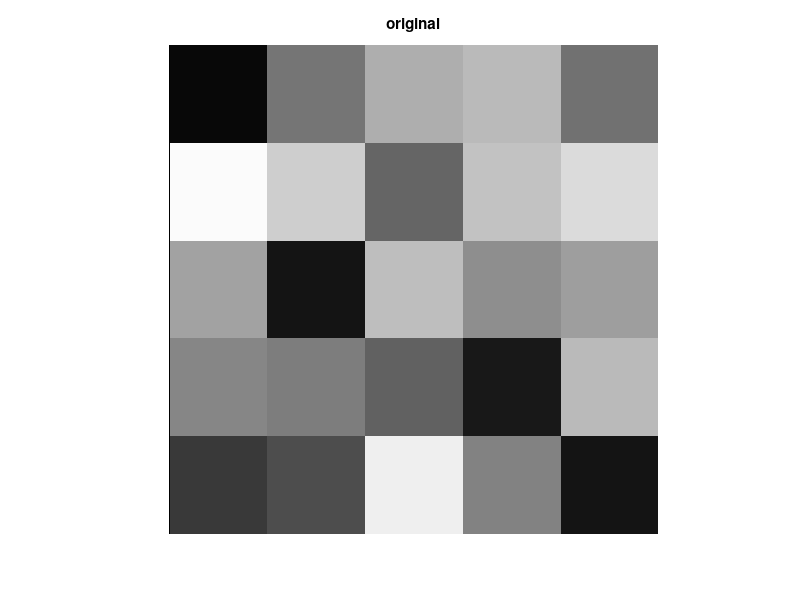
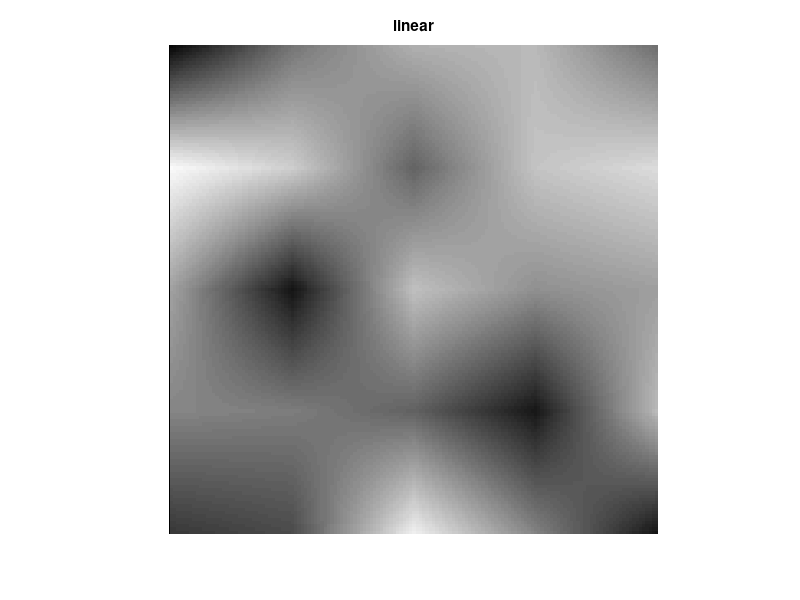
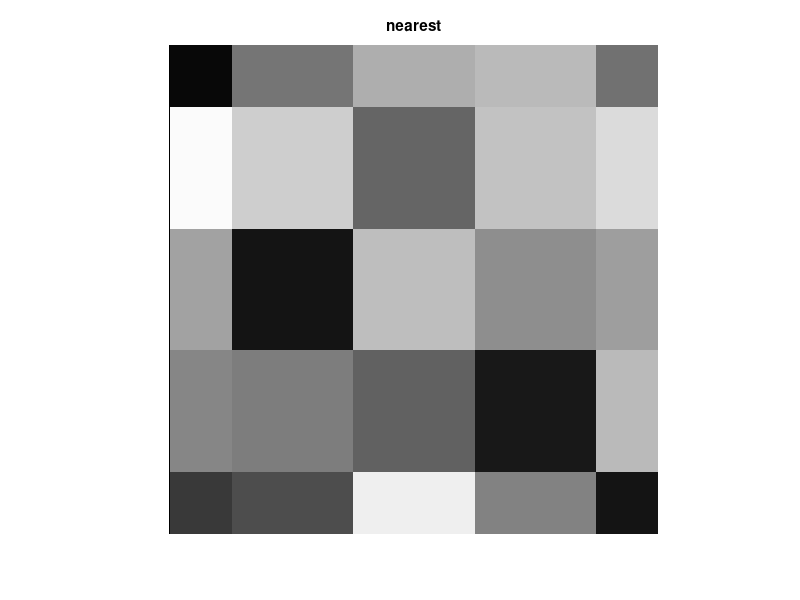
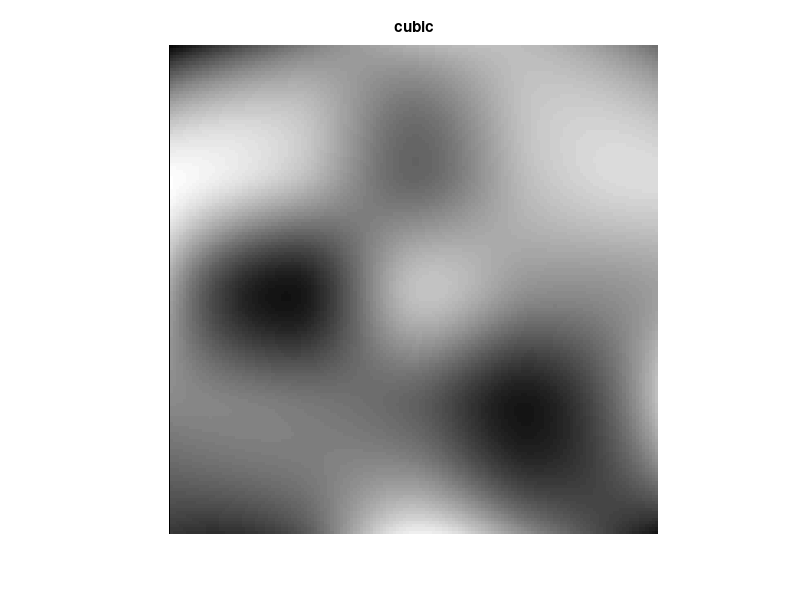

These figures' MATLAB source, in order: (Note: this script raises an error after producing the figures.)
% Q2
m = 5; % example image size
pic = rand(m,m);
s = 30;
[m, n] = size(pic);
[X,Y] = meshgrid(1:m); 
[XI,YI] = meshgrid(linspace(1,m,s*m-1));
figure(1)
imshow(pic,[0,1])
title('original')
figure(2)
pic_linear =interp2(X,Y,pic,XI,YI,'linear');
imshow(pic_linear,[0,1])
title('linear')
figure(3)
pic_nearest =interp2(X,Y,pic,XI,YI,'nearest');
imshow(pic_nearest,[0,1])
title('nearest')
figure(4)
pic_cubic =interp2(X,Y,pic,XI,YI,'cubic');
imshow(pic_cubic,[0,1])
title('cubic')
figure(5)
pic_spline =interp2(X,Y,pic,XI,YI,'spline');
imshow(pic_spline,[0,1])
title('spline')


%3
clear

%%
load geost_dat.mat
x2 = x
y2 = y
z2 = z
y2(150) = 0
x2(150) = 200
z2(150) = 7.5
%%
figure(6)
plot(x,y,'.')

%%
min(z)
max(z)

%%
figure(7)
histogram(z)
skewness(z)
kurtosis(z)

%%
[X1,X2] = meshgrid(x);
[Y1,Y2] = meshgrid(y);
[Z1,Z2] = meshgrid(z);

%%
D = sqrt((X1 - X2).^2 + (Y1 - Y2).^2);

%%
G = 0.5*(Z1 - Z2).^2;

%%

indx = 1:length(z);
[C,R] = meshgrid(indx);
I = R > C;

%%
figure(8)
plot(D(I),G(I),'.' )
xlabel('lag distance')
ylabel('variogram')

%%
D2 = D.*(diag(x*NaN)+1);
lag = mean(min(D2))

%%
hmd = max(D(:))/2

%%
max_lags = floor(hmd/lag)

%%
LAGS = ceil(D/lag);

%%
for i = 1 : max_lags
 SEL = (LAGS == i);
 DE(i) = mean(mean(D(SEL)));
 PN(i) = sum(sum(SEL == 1))/2;
 GE(i) = mean(mean(G(SEL)));
end

%%
figure(9)
plot(DE,GE,'.' )
var_z = var(z);
b = [0 max(DE)];
c = [var_z var_z];
hold on

%%
plot(b,c, '--r')
yl = 1.1 * max(GE);
ylim([0 yl])
xlabel('Averaged distance between observations')
ylabel('Averaged semivariance')
hold off

%%
figure(10)
plot(DE,GE,'o','MarkerFaceColor',[.6 .6 .6])
var_z = var(z);
b = [0 max(DE)];
c = [var_z var_z];
hold on
plot(b,c,'--r')
xlim(b)
yl = 1.1*max(GE);
ylim([0 yl])

%%
nugget = 0;
sill = 0.803;
range = 45.9;
lags = 0:max(DE);
Gsph = nugget + (sill*(1.5*lags/range - 0.5*(lags/...
 range).^3).*(lags<=range) + sill*(lags>range));
plot(lags,Gsph,':g')

%%
nugget = 0.0239;
sill = 0.78;
range = 45;
Gexp = nugget + sill*(1 - exp(-3*lags/range));
plot(lags,Gexp,'-.b')

%%
nugget = 0.153;
slope = 0.0203;
Glin = nugget + slope*lags;
plot(lags,Glin,'-m')
xlabel('Distance between observations')
ylabel('Semivariance')
legend('Variogram estimator','Population variance',...
'Sperical model','Exponential model','Linear model')
hold off

%%
G_mod = (nugget + sill*(1 - exp(-3*D/range))).*(D>0);

%%
n = length(x);
G_mod(:,n+1) = 1;
G_mod(n+1,:) = 1;
G_mod(n+1,n+1) = 0;

%%
G_inv = inv(G_mod);

%%
R = 0 : 5 : 200;
[Xg1,Xg2] = meshgrid(R,R);

%%
Xg = reshape(Xg1,[],1);
Yg = reshape(Xg2,[],1);

%%
Zg = Xg * NaN;
s2_k = Xg * NaN;

%%
for k = 1 : length(Xg)
 DOR = ((x - Xg(k)).^2 + (y - Yg(k)).^2).^0.5;
 G_R = (nugget + sill*(1 - exp(-3*DOR/range))).*(DOR>0);
 G_R(n+1) = 1;
 E = G_inv * G_R;
 Zg(k) = sum(E(1:n,1).*z);
 s2_k(k) = sum(E(1:n,1).*G_R(1:n,1))+E(n+1,1);
end

%%
r = length(R);
Z = reshape(Zg,r,r);
SK = reshape(s2_k,r,r);

%%
figure(11)
subplot(1,2,1)
h = pcolor(Xg1,Xg2,Z);
set(h,'LineStyle','none')
axis equal
ylim([0 200])
title('Kriging Estimate')
xlabel('x-Coordinates')
ylabel('y-Coordinates')
colormap(jet)
colorbar
subplot(1,2,2)
h = pcolor(Xg1,Xg2,SK);
set(h,'LineStyle','none')
axis equal
ylim([0 200])
title('Kriging Variance')
xlabel('x-Coordinates')
ylabel('y-Coordinates')
colormap(jet)
colorbar
hold on
plot(x,y,'ok')
hold off


%3%%%%%%%%%%%%%%%%%%%%%%%%%%%%%%% plotting difference with added value
%%
load geost_dat.mat

y(150) = 0
x(150) = 200
z(150) = 7.5


%%
min(z)
max(z)


%%
[X1,X2] = meshgrid(x);
[Y1,Y2] = meshgrid(y);
[Z1,Z2] = meshgrid(z);

%%
D = sqrt((X1 - X2).^2 + (Y1 - Y2).^2);

%%
G = 0.5*(Z1 - Z2).^2;

%%

indx = 1:length(z);
[C,R] = meshgrid(indx);
I = R > C;

%%


%%
D2 = D.*(diag(x*NaN)+1);
lag = mean(min(D2))

%%
hmd = max(D(:))/2

%%
max_lags = floor(hmd/lag)

%%
LAGS = ceil(D/lag);

%%
for i = 1 : max_lags
 SEL = (LAGS == i);
 DE(i) = mean(mean(D(SEL)));
 PN(i) = sum(sum(SEL == 1))/2;
 GE(i) = mean(mean(G(SEL)));
end

%%
figure(9)
plot(DE,GE,'.' )
var_z = var(z);
b = [0 max(DE)];
c = [var_z var_z];
hold on

%%
plot(b,c, '--r')
yl = 1.1 * max(GE);
ylim([0 yl])
xlabel('Averaged distance between observations')
ylabel('Averaged semivariance')
hold off

%%

var_z = var(z);
b = [0 max(DE)];
c = [var_z var_z];



%%
nugget = 0;
sill = 0.803;
range = 45.9;
lags = 0:max(DE);
Gsph = nugget + (sill*(1.5*lags/range - 0.5*(lags/...
 range).^3).*(lags<=range) + sill*(lags>range));


%%
nugget = 0.0239;
sill = 0.78;
range = 45;
Gexp = nugget + sill*(1 - exp(-3*lags/range));


%%
nugget = 0.153;
slope = 0.0203;
Glin = nugget + slope*lags;


%%
G_mod = (nugget + sill*(1 - exp(-3*D/range))).*(D>0);

%%
n = length(x);
G_mod(:,n+1) = 1;
G_mod(n+1,:) = 1;
G_mod(n+1,n+1) = 0;

%%
G_inv = inv(G_mod);

%%
R = 0 : 5 : 200;
[Xg1n,Xg2n] = meshgrid(R,R);

%%
Xg = reshape(Xg1n,[],1);
Yg = reshape(Xg2n,[],1);

%%
Zg = Xg * NaN;
s2_k = Xg * NaN;

%%
for k = 1 : length(Xg)
 DOR = ((x - Xg(k)).^2 + (y - Yg(k)).^2).^0.5;
 G_R = (nugget + sill*(1 - exp(-3*DOR/range))).*(DOR>0);
 G_R(n+1) = 1;
 E = G_inv * G_R;
 Zg(k) = sum(E(1:n,1).*z);
 s2_k(k) = sum(E(1:n,1).*G_R(1:n,1))+E(n+1,1);
end

%%
r = length(R);
Zn = reshape(Zg,r,r);
SKn = reshape(s2_k,r,r);

%%
figure(12)
subplot(1,2,1)
h = pcolor(Xg1,Xg2,Z-Zn);
set(h,'LineStyle','none')
axis equal
ylim([0 200])
title('Kriging Estimate Difference Not Added - Added')
xlabel('x-Coordinates')
ylabel('y-Coordinates')
colormap(jet)
colorbar
subplot(1,2,2)
h = pcolor(Xg1,Xg2,SKn-SK);
set(h,'LineStyle','none')
axis equal
ylim([0 200])
title('Kriging Variance Difference Not Added - Added')
xlabel('x-Coordinates')
ylabel('y-Coordinates')
colormap(jet)
colorbar
hold on
plot(x,y,'ok')
hold off

%%% We see that there is very smoothed difference 
%%% around the corner where we added the point.
